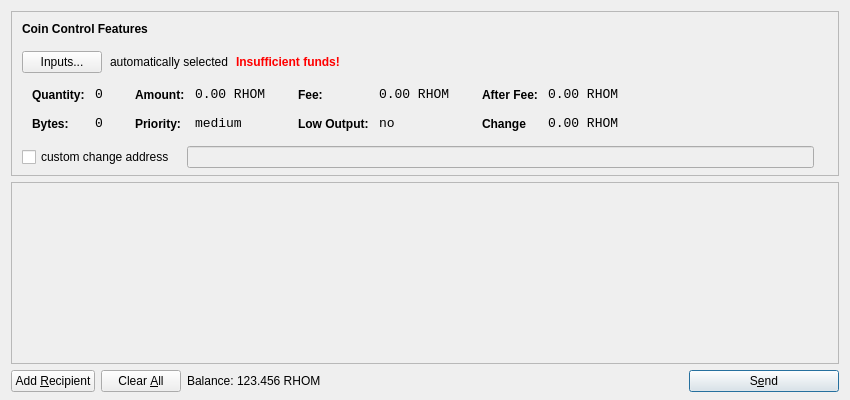
<?xml version="1.0" encoding="UTF-8"?>
<ui version="4.0">
 <class>SendCoinsDialog</class>
 <widget class="QDialog" name="SendCoinsDialog">
  <property name="geometry">
   <rect>
    <x>0</x>
    <y>0</y>
    <width>850</width>
    <height>400</height>
   </rect>
  </property>
  <property name="windowTitle">
   <string>Send Coins</string>
  </property>
    <property name="styleSheet">
   <string notr="true">background-image: url(:/images/gr);</string>
  </property>
  <layout class="QVBoxLayout" name="verticalLayout" stretch="0,1,0">
   <property name="bottomMargin">
    <number>8</number>
   </property>
   <item>
    <widget class="QFrame" name="frameCoinControl">
     <property name="sizePolicy">
      <sizepolicy hsizetype="Expanding" vsizetype="Expanding">
       <horstretch>0</horstretch>
       <verstretch>0</verstretch>
      </sizepolicy>
     </property>
     <property name="maximumSize">
      <size>
       <width>16777215</width>
       <height>16777215</height>
      </size>
     </property>
     <property name="frameShape">
      <enum>QFrame::StyledPanel</enum>
     </property>
     <property name="frameShadow">
      <enum>QFrame::Sunken</enum>
     </property>
     <layout class="QVBoxLayout" name="verticalLayoutCoinControl2">
      <property name="spacing">
       <number>6</number>
      </property>
      <property name="leftMargin">
       <number>0</number>
      </property>
      <property name="topMargin">
       <number>0</number>
      </property>
      <property name="rightMargin">
       <number>0</number>
      </property>
      <property name="bottomMargin">
       <number>6</number>
      </property>
      <item>
       <layout class="QVBoxLayout" name="verticalLayoutCoinControl" stretch="0,0,0,0,1">
        <property name="spacing">
         <number>0</number>
        </property>
        <property name="leftMargin">
         <number>10</number>
        </property>
        <property name="topMargin">
         <number>10</number>
        </property>
        <item>
         <layout class="QHBoxLayout" name="horizontalLayoutCoinControl1">
          <property name="bottomMargin">
           <number>15</number>
          </property>
          <item>
           <widget class="QLabel" name="labelCoinControlFeatures">
            <property name="sizePolicy">
             <sizepolicy hsizetype="Preferred" vsizetype="Maximum">
              <horstretch>0</horstretch>
              <verstretch>0</verstretch>
             </sizepolicy>
            </property>
            <property name="font">
             <font>
              <weight>75</weight>
              <bold>true</bold>
             </font>
            </property>
            <property name="styleSheet">
             <string notr="true">font-weight:bold;</string>
            </property>
            <property name="text">
             <string>Coin Control Features</string>
            </property>
           </widget>
          </item>
         </layout>
        </item>
        <item>
         <layout class="QHBoxLayout" name="horizontalLayoutCoinControl2" stretch="0,0,0,0">
          <property name="spacing">
           <number>8</number>
          </property>
          <property name="bottomMargin">
           <number>10</number>
          </property>
          <item>
           <widget class="QPushButton" name="pushButtonCoinControl">
            <property name="styleSheet">
             <string notr="true"/>
            </property>
            <property name="text">
             <string>Inputs...</string>
            </property>
           </widget>
          </item>
          <item>
           <widget class="QLabel" name="labelCoinControlAutomaticallySelected">
            <property name="text">
             <string>automatically selected</string>
            </property>
            <property name="margin">
             <number>5</number>
            </property>
           </widget>
          </item>
          <item>
           <widget class="QLabel" name="labelCoinControlInsuffFunds">
            <property name="font">
             <font>
              <weight>75</weight>
              <bold>true</bold>
             </font>
            </property>
            <property name="styleSheet">
             <string notr="true">color:red;font-weight:bold;</string>
            </property>
            <property name="text">
             <string>Insufficient funds!</string>
            </property>
            <property name="margin">
             <number>5</number>
            </property>
           </widget>
          </item>
          <item>
           <spacer name="horizontalSpacerCoinControl">
            <property name="orientation">
             <enum>Qt::Horizontal</enum>
            </property>
            <property name="sizeHint" stdset="0">
             <size>
              <width>40</width>
              <height>1</height>
             </size>
            </property>
           </spacer>
          </item>
         </layout>
        </item>
        <item>
         <widget class="QWidget" name="widgetCoinControl" native="true">
          <property name="sizePolicy">
           <sizepolicy hsizetype="Preferred" vsizetype="Preferred">
            <horstretch>0</horstretch>
            <verstretch>0</verstretch>
           </sizepolicy>
          </property>
          <property name="minimumSize">
           <size>
            <width>0</width>
            <height>0</height>
           </size>
          </property>
          <property name="styleSheet">
           <string notr="true"/>
          </property>
          <layout class="QHBoxLayout" name="horizontalLayoutCoinControl5">
           <property name="margin">
            <number>0</number>
           </property>
           <item>
            <layout class="QHBoxLayout" name="horizontalLayoutCoinControl3" stretch="0,0,0,1">
             <property name="spacing">
              <number>20</number>
             </property>
             <property name="topMargin">
              <number>0</number>
             </property>
             <property name="bottomMargin">
              <number>10</number>
             </property>
             <item>
              <layout class="QFormLayout" name="formLayoutCoinControl1">
               <property name="horizontalSpacing">
                <number>10</number>
               </property>
               <property name="verticalSpacing">
                <number>14</number>
               </property>
               <property name="leftMargin">
                <number>10</number>
               </property>
               <property name="topMargin">
                <number>4</number>
               </property>
               <property name="rightMargin">
                <number>6</number>
               </property>
               <item row="0" column="0">
                <widget class="QLabel" name="labelCoinControlQuantityText">
                 <property name="styleSheet">
                  <string notr="true">font-weight:bold;</string>
                 </property>
                 <property name="text">
                  <string>Quantity:</string>
                 </property>
                 <property name="margin">
                  <number>0</number>
                 </property>
                </widget>
               </item>
               <item row="0" column="1">
                <widget class="QLabel" name="labelCoinControlQuantity">
                 <property name="font">
                  <font>
                   <family>Monospace</family>
                   <pointsize>10</pointsize>
                  </font>
                 </property>
                 <property name="cursor">
                  <cursorShape>IBeamCursor</cursorShape>
                 </property>
                 <property name="contextMenuPolicy">
                  <enum>Qt::ActionsContextMenu</enum>
                 </property>
                 <property name="text">
                  <string>0</string>
                 </property>
                 <property name="margin">
                  <number>0</number>
                 </property>
                 <property name="textInteractionFlags">
                  <set>Qt::LinksAccessibleByMouse|Qt::TextSelectableByKeyboard|Qt::TextSelectableByMouse</set>
                 </property>
                </widget>
               </item>
               <item row="1" column="0">
                <widget class="QLabel" name="labelCoinControlBytesText">
                 <property name="styleSheet">
                  <string notr="true">font-weight:bold;</string>
                 </property>
                 <property name="text">
                  <string>Bytes:</string>
                 </property>
                </widget>
               </item>
               <item row="1" column="1">
                <widget class="QLabel" name="labelCoinControlBytes">
                 <property name="font">
                  <font>
                   <family>Monospace</family>
                   <pointsize>10</pointsize>
                  </font>
                 </property>
                 <property name="cursor">
                  <cursorShape>IBeamCursor</cursorShape>
                 </property>
                 <property name="contextMenuPolicy">
                  <enum>Qt::ActionsContextMenu</enum>
                 </property>
                 <property name="text">
                  <string>0</string>
                 </property>
                 <property name="textInteractionFlags">
                  <set>Qt::LinksAccessibleByMouse|Qt::TextSelectableByKeyboard|Qt::TextSelectableByMouse</set>
                 </property>
                </widget>
               </item>
              </layout>
             </item>
             <item>
              <layout class="QFormLayout" name="formLayoutCoinControl2">
               <property name="horizontalSpacing">
                <number>10</number>
               </property>
               <property name="verticalSpacing">
                <number>14</number>
               </property>
               <property name="leftMargin">
                <number>6</number>
               </property>
               <property name="topMargin">
                <number>4</number>
               </property>
               <property name="rightMargin">
                <number>6</number>
               </property>
               <item row="0" column="0">
                <widget class="QLabel" name="labelCoinControlAmountText">
                 <property name="styleSheet">
                  <string notr="true">font-weight:bold;</string>
                 </property>
                 <property name="text">
                  <string>Amount:</string>
                 </property>
                 <property name="margin">
                  <number>0</number>
                 </property>
                </widget>
               </item>
               <item row="0" column="1">
                <widget class="QLabel" name="labelCoinControlAmount">
                 <property name="font">
                  <font>
                   <family>Monospace</family>
                   <pointsize>10</pointsize>
                  </font>
                 </property>
                 <property name="cursor">
                  <cursorShape>IBeamCursor</cursorShape>
                 </property>
                 <property name="contextMenuPolicy">
                  <enum>Qt::ActionsContextMenu</enum>
                 </property>
                 <property name="text">
                  <string>0.00 RHOM</string>
                 </property>
                 <property name="textInteractionFlags">
                  <set>Qt::LinksAccessibleByMouse|Qt::TextSelectableByKeyboard|Qt::TextSelectableByMouse</set>
                 </property>
                </widget>
               </item>
               <item row="1" column="0">
                <widget class="QLabel" name="labelCoinControlPriorityText">
                 <property name="styleSheet">
                  <string notr="true">font-weight:bold;</string>
                 </property>
                 <property name="text">
                  <string>Priority:</string>
                 </property>
                </widget>
               </item>
               <item row="1" column="1">
                <widget class="QLabel" name="labelCoinControlPriority">
                 <property name="font">
                  <font>
                   <family>Monospace</family>
                   <pointsize>10</pointsize>
                  </font>
                 </property>
                 <property name="cursor">
                  <cursorShape>IBeamCursor</cursorShape>
                 </property>
                 <property name="contextMenuPolicy">
                  <enum>Qt::ActionsContextMenu</enum>
                 </property>
                 <property name="text">
                  <string>medium</string>
                 </property>
                 <property name="textInteractionFlags">
                  <set>Qt::LinksAccessibleByMouse|Qt::TextSelectableByKeyboard|Qt::TextSelectableByMouse</set>
                 </property>
                </widget>
               </item>
              </layout>
             </item>
             <item>
              <layout class="QFormLayout" name="formLayoutCoinControl3">
               <property name="horizontalSpacing">
                <number>10</number>
               </property>
               <property name="verticalSpacing">
                <number>14</number>
               </property>
               <property name="leftMargin">
                <number>6</number>
               </property>
               <property name="topMargin">
                <number>4</number>
               </property>
               <property name="rightMargin">
                <number>6</number>
               </property>
               <item row="0" column="0">
                <widget class="QLabel" name="labelCoinControlFeeText">
                 <property name="styleSheet">
                  <string notr="true">font-weight:bold;</string>
                 </property>
                 <property name="text">
                  <string>Fee:</string>
                 </property>
                 <property name="margin">
                  <number>0</number>
                 </property>
                </widget>
               </item>
               <item row="0" column="1">
                <widget class="QLabel" name="labelCoinControlFee">
                 <property name="font">
                  <font>
                   <family>Monospace</family>
                   <pointsize>10</pointsize>
                  </font>
                 </property>
                 <property name="cursor">
                  <cursorShape>IBeamCursor</cursorShape>
                 </property>
                 <property name="contextMenuPolicy">
                  <enum>Qt::ActionsContextMenu</enum>
                 </property>
                 <property name="text">
                  <string>0.00 RHOM</string>
                 </property>
                 <property name="textInteractionFlags">
                  <set>Qt::LinksAccessibleByMouse|Qt::TextSelectableByKeyboard|Qt::TextSelectableByMouse</set>
                 </property>
                </widget>
               </item>
               <item row="1" column="0">
                <widget class="QLabel" name="labelCoinControlLowOutputText">
                 <property name="styleSheet">
                  <string notr="true">font-weight:bold;</string>
                 </property>
                 <property name="text">
                  <string>Low Output:</string>
                 </property>
                </widget>
               </item>
               <item row="1" column="1">
                <widget class="QLabel" name="labelCoinControlLowOutput">
                 <property name="font">
                  <font>
                   <family>Monospace</family>
                   <pointsize>10</pointsize>
                  </font>
                 </property>
                 <property name="cursor">
                  <cursorShape>IBeamCursor</cursorShape>
                 </property>
                 <property name="contextMenuPolicy">
                  <enum>Qt::ActionsContextMenu</enum>
                 </property>
                 <property name="text">
                  <string>no</string>
                 </property>
                 <property name="textInteractionFlags">
                  <set>Qt::LinksAccessibleByMouse|Qt::TextSelectableByKeyboard|Qt::TextSelectableByMouse</set>
                 </property>
                </widget>
               </item>
              </layout>
             </item>
             <item>
              <layout class="QFormLayout" name="formLayoutCoinControl4">
               <property name="horizontalSpacing">
                <number>10</number>
               </property>
               <property name="verticalSpacing">
                <number>14</number>
               </property>
               <property name="leftMargin">
                <number>6</number>
               </property>
               <property name="topMargin">
                <number>4</number>
               </property>
               <property name="rightMargin">
                <number>6</number>
               </property>
               <item row="0" column="0">
                <widget class="QLabel" name="labelCoinControlAfterFeeText">
                 <property name="styleSheet">
                  <string notr="true">font-weight:bold;</string>
                 </property>
                 <property name="text">
                  <string>After Fee:</string>
                 </property>
                 <property name="margin">
                  <number>0</number>
                 </property>
                </widget>
               </item>
               <item row="0" column="1">
                <widget class="QLabel" name="labelCoinControlAfterFee">
                 <property name="font">
                  <font>
                   <family>Monospace</family>
                   <pointsize>10</pointsize>
                  </font>
                 </property>
                 <property name="cursor">
                  <cursorShape>IBeamCursor</cursorShape>
                 </property>
                 <property name="contextMenuPolicy">
                  <enum>Qt::ActionsContextMenu</enum>
                 </property>
                 <property name="text">
                  <string>0.00 RHOM</string>
                 </property>
                 <property name="textInteractionFlags">
                  <set>Qt::LinksAccessibleByMouse|Qt::TextSelectableByKeyboard|Qt::TextSelectableByMouse</set>
                 </property>
                </widget>
               </item>
               <item row="1" column="0">
                <widget class="QLabel" name="labelCoinControlChangeText">
                 <property name="styleSheet">
                  <string notr="true">font-weight:bold;</string>
                 </property>
                 <property name="text">
                  <string>Change</string>
                 </property>
                </widget>
               </item>
               <item row="1" column="1">
                <widget class="QLabel" name="labelCoinControlChange">
                 <property name="font">
                  <font>
                   <family>Monospace</family>
                   <pointsize>10</pointsize>
                  </font>
                 </property>
                 <property name="cursor">
                  <cursorShape>IBeamCursor</cursorShape>
                 </property>
                 <property name="contextMenuPolicy">
                  <enum>Qt::ActionsContextMenu</enum>
                 </property>
                 <property name="text">
                  <string>0.00 RHOM</string>
                 </property>
                 <property name="textInteractionFlags">
                  <set>Qt::LinksAccessibleByMouse|Qt::TextSelectableByKeyboard|Qt::TextSelectableByMouse</set>
                 </property>
                </widget>
               </item>
              </layout>
             </item>
            </layout>
           </item>
          </layout>
         </widget>
        </item>
        <item>
         <layout class="QHBoxLayout" name="horizontalLayoutCoinControl4" stretch="0,0,0">
          <property name="spacing">
           <number>12</number>
          </property>
          <property name="sizeConstraint">
           <enum>QLayout::SetDefaultConstraint</enum>
          </property>
          <property name="topMargin">
           <number>5</number>
          </property>
          <property name="rightMargin">
           <number>5</number>
          </property>
          <item>
           <widget class="QCheckBox" name="checkBoxCoinControlChange">
            <property name="text">
             <string>custom change address</string>
            </property>
           </widget>
          </item>
          <item>
           <widget class="QLineEdit" name="lineEditCoinControlChange">
            <property name="enabled">
             <bool>false</bool>
            </property>
            <property name="sizePolicy">
             <sizepolicy hsizetype="Expanding" vsizetype="Fixed">
              <horstretch>0</horstretch>
              <verstretch>0</verstretch>
             </sizepolicy>
            </property>
           </widget>
          </item>
          <item>
           <widget class="QLabel" name="labelCoinControlChangeLabel">
            <property name="sizePolicy">
             <sizepolicy hsizetype="Preferred" vsizetype="Expanding">
              <horstretch>0</horstretch>
              <verstretch>0</verstretch>
             </sizepolicy>
            </property>
            <property name="minimumSize">
             <size>
              <width>0</width>
              <height>0</height>
             </size>
            </property>
            <property name="text">
             <string/>
            </property>
            <property name="margin">
             <number>3</number>
            </property>
           </widget>
          </item>
         </layout>
        </item>
        <item>
         <spacer name="verticalSpacerCoinControl">
          <property name="orientation">
           <enum>Qt::Vertical</enum>
          </property>
          <property name="sizeHint" stdset="0">
           <size>
            <width>800</width>
            <height>1</height>
           </size>
          </property>
         </spacer>
        </item>
       </layout>
      </item>
     </layout>
    </widget>
   </item>
   <item>
    <widget class="QScrollArea" name="scrollArea">
     <property name="widgetResizable">
      <bool>true</bool>
     </property>
     <widget class="QWidget" name="scrollAreaWidgetContents">
      <property name="geometry">
       <rect>
        <x>0</x>
        <y>0</y>
        <width>830</width>
        <height>172</height>
       </rect>
      </property>
      <layout class="QVBoxLayout" name="verticalLayout_2">
       <property name="margin">
        <number>0</number>
       </property>
       <item>
        <layout class="QVBoxLayout" name="entries">
         <property name="spacing">
          <number>6</number>
         </property>
        </layout>
       </item>
       <item>
        <spacer name="verticalSpacer">
         <property name="orientation">
          <enum>Qt::Vertical</enum>
         </property>
         <property name="sizeHint" stdset="0">
          <size>
           <width>20</width>
           <height>40</height>
          </size>
         </property>
        </spacer>
       </item>
      </layout>
     </widget>
    </widget>
   </item>
   <item>
    <layout class="QHBoxLayout" name="horizontalLayout">
     <item>
      <widget class="QPushButton" name="addButton">
       <property name="toolTip">
        <string>Send to multiple recipients at once</string>
       </property>
       <property name="text">
        <string>Add &amp;Recipient</string>
       </property>
       <property name="icon">
        <iconset resource="../bitcoin.qrc">
         <normaloff>:/icons/add</normaloff>:/icons/add</iconset>
       </property>
       <property name="autoDefault">
        <bool>false</bool>
       </property>
      </widget>
     </item>
     <item>
      <widget class="QPushButton" name="clearButton">
       <property name="sizePolicy">
        <sizepolicy hsizetype="Minimum" vsizetype="Fixed">
         <horstretch>0</horstretch>
         <verstretch>0</verstretch>
        </sizepolicy>
       </property>
       <property name="toolTip">
        <string>Remove all transaction fields</string>
       </property>
       <property name="text">
        <string>Clear &amp;All</string>
       </property>
       <property name="icon">
        <iconset resource="../bitcoin.qrc">
         <normaloff>:/icons/remove</normaloff>:/icons/remove</iconset>
       </property>
       <property name="autoRepeatDelay">
        <number>300</number>
       </property>
       <property name="autoDefault">
        <bool>false</bool>
       </property>
      </widget>
     </item>
     <item>
      <layout class="QHBoxLayout" name="horizontalLayout_2">
       <property name="spacing">
        <number>3</number>
       </property>
       <item>
        <widget class="QLabel" name="label">
         <property name="sizePolicy">
          <sizepolicy hsizetype="Preferred" vsizetype="Fixed">
           <horstretch>0</horstretch>
           <verstretch>0</verstretch>
          </sizepolicy>
         </property>
         <property name="text">
          <string>Balance:</string>
         </property>
        </widget>
       </item>
       <item>
        <widget class="QLabel" name="labelBalance">
         <property name="sizePolicy">
          <sizepolicy hsizetype="Preferred" vsizetype="Fixed">
           <horstretch>0</horstretch>
           <verstretch>0</verstretch>
          </sizepolicy>
         </property>
         <property name="cursor">
          <cursorShape>IBeamCursor</cursorShape>
         </property>
         <property name="text">
          <string>123.456 RHOM</string>
         </property>
         <property name="textInteractionFlags">
          <set>Qt::LinksAccessibleByMouse|Qt::TextSelectableByKeyboard|Qt::TextSelectableByMouse</set>
         </property>
        </widget>
       </item>
      </layout>
     </item>
     <item>
      <spacer name="horizontalSpacer">
       <property name="orientation">
        <enum>Qt::Horizontal</enum>
       </property>
       <property name="sizeHint" stdset="0">
        <size>
         <width>40</width>
         <height>20</height>
        </size>
       </property>
      </spacer>
     </item>
     <item>
      <widget class="QPushButton" name="sendButton">
       <property name="minimumSize">
        <size>
         <width>150</width>
         <height>0</height>
        </size>
       </property>
       <property name="toolTip">
        <string>Confirm the send action</string>
       </property>
       <property name="text">
        <string>S&amp;end</string>
       </property>
       <property name="icon">
        <iconset resource="../bitcoin.qrc">
         <normaloff>:/icons/send</normaloff>:/icons/send</iconset>
       </property>
       <property name="default">
        <bool>true</bool>
       </property>
      </widget>
     </item>
    </layout>
   </item>
  </layout>
 </widget>
 <resources>
  <include location="../bitcoin.qrc"/>
 </resources>
 <connections/>
</ui>
